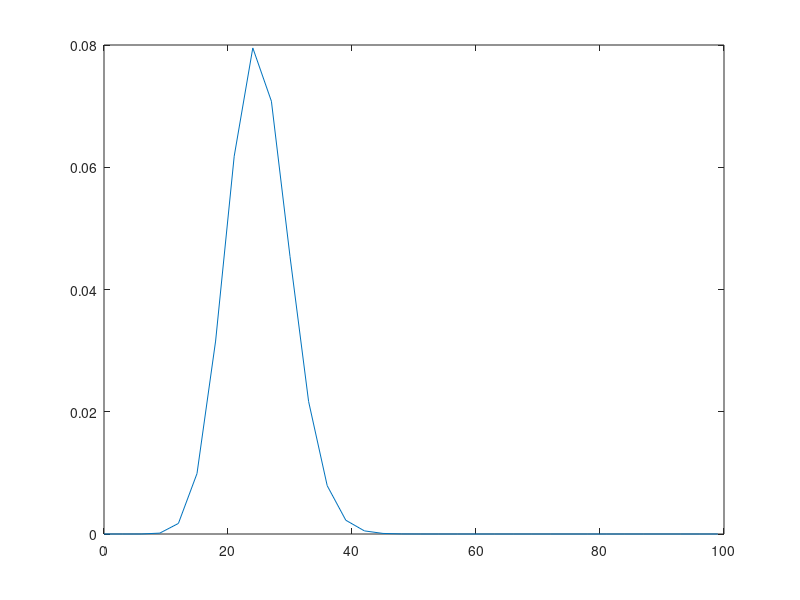

Reproduce this figure in MATLAB.
n = input("Give a n that is greater or equal to 30> ")
p = input("Give a p that is less or equal to 0.05> ")

landa = n*p;
%try to plot in the same graph the pdf of the binomial and the pdf of the poisson
x = 0:3:100;
y = poisspdf(x,landa);
plot(x,y);
